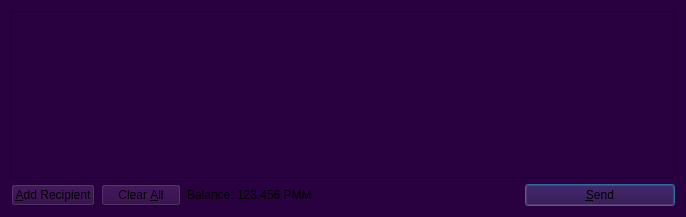
<?xml version="1.0" encoding="UTF-8"?>
<ui version="4.0">
 <class>SendCoinsDialog</class>
 <widget class="QDialog" name="SendCoinsDialog">
  <property name="geometry">
   <rect>
    <x>0</x>
    <y>0</y>
    <width>686</width>
    <height>217</height>
   </rect>
  </property>
  <property name="windowTitle">
   <string>Send Coins</string>
  </property>
  <property name="styleSheet">
   <string notr="true">background-color: rgb(41, 0, 64);</string>
  </property>
  <layout class="QVBoxLayout" name="verticalLayout">
   <item>
    <widget class="QScrollArea" name="scrollArea">
     <property name="widgetResizable">
      <bool>true</bool>
     </property>
     <widget class="QWidget" name="scrollAreaWidgetContents">
      <property name="geometry">
       <rect>
        <x>0</x>
        <y>0</y>
        <width>664</width>
        <height>154</height>
       </rect>
      </property>
      <layout class="QVBoxLayout" name="verticalLayout_2">
       <property name="margin">
        <number>0</number>
       </property>
       <item>
        <layout class="QVBoxLayout" name="entries">
         <property name="spacing">
          <number>6</number>
         </property>
        </layout>
       </item>
       <item>
        <spacer name="verticalSpacer">
         <property name="orientation">
          <enum>Qt::Vertical</enum>
         </property>
         <property name="sizeHint" stdset="0">
          <size>
           <width>20</width>
           <height>40</height>
          </size>
         </property>
        </spacer>
       </item>
      </layout>
     </widget>
    </widget>
   </item>
   <item>
    <layout class="QHBoxLayout" name="horizontalLayout">
     <item>
      <widget class="QPushButton" name="addButton">
       <property name="toolTip">
        <string>Send to multiple recipients at once</string>
       </property>
       <property name="text">
        <string>&amp;Add Recipient</string>
       </property>
       <property name="icon">
        <iconset resource="../bitcoin.qrc">
         <normaloff>:/icons/add</normaloff>:/icons/add</iconset>
       </property>
       <property name="autoDefault">
        <bool>false</bool>
       </property>
      </widget>
     </item>
     <item>
      <widget class="QPushButton" name="clearButton">
       <property name="sizePolicy">
        <sizepolicy hsizetype="Minimum" vsizetype="Fixed">
         <horstretch>0</horstretch>
         <verstretch>0</verstretch>
        </sizepolicy>
       </property>
       <property name="toolTip">
        <string>Remove all transaction fields</string>
       </property>
       <property name="text">
        <string>Clear &amp;All</string>
       </property>
       <property name="icon">
        <iconset resource="../bitcoin.qrc">
         <normaloff>:/icons/remove</normaloff>:/icons/remove</iconset>
       </property>
       <property name="autoRepeatDelay">
        <number>300</number>
       </property>
       <property name="autoDefault">
        <bool>false</bool>
       </property>
      </widget>
     </item>
     <item>
      <layout class="QHBoxLayout" name="horizontalLayout_2">
       <property name="spacing">
        <number>3</number>
       </property>
       <item>
        <widget class="QLabel" name="label">
         <property name="text">
          <string>Balance:</string>
         </property>
        </widget>
       </item>
       <item>
        <widget class="QLabel" name="labelBalance">
         <property name="cursor">
          <cursorShape>IBeamCursor</cursorShape>
         </property>
         <property name="text">
          <string>123.456 PMM</string>
         </property>
         <property name="textInteractionFlags">
          <set>Qt::LinksAccessibleByMouse|Qt::TextSelectableByKeyboard|Qt::TextSelectableByMouse</set>
         </property>
        </widget>
       </item>
      </layout>
     </item>
     <item>
      <spacer name="horizontalSpacer">
       <property name="orientation">
        <enum>Qt::Horizontal</enum>
       </property>
       <property name="sizeHint" stdset="0">
        <size>
         <width>40</width>
         <height>20</height>
        </size>
       </property>
      </spacer>
     </item>
     <item>
      <widget class="QPushButton" name="sendButton">
       <property name="minimumSize">
        <size>
         <width>150</width>
         <height>0</height>
        </size>
       </property>
       <property name="toolTip">
        <string>Confirm the send action</string>
       </property>
       <property name="text">
        <string>&amp;Send</string>
       </property>
       <property name="icon">
        <iconset resource="../bitcoin.qrc">
         <normaloff>:/icons/send</normaloff>:/icons/send</iconset>
       </property>
       <property name="default">
        <bool>true</bool>
       </property>
      </widget>
     </item>
    </layout>
   </item>
  </layout>
 </widget>
 <resources>
  <include location="../bitcoin.qrc"/>
 </resources>
 <connections/>
</ui>
